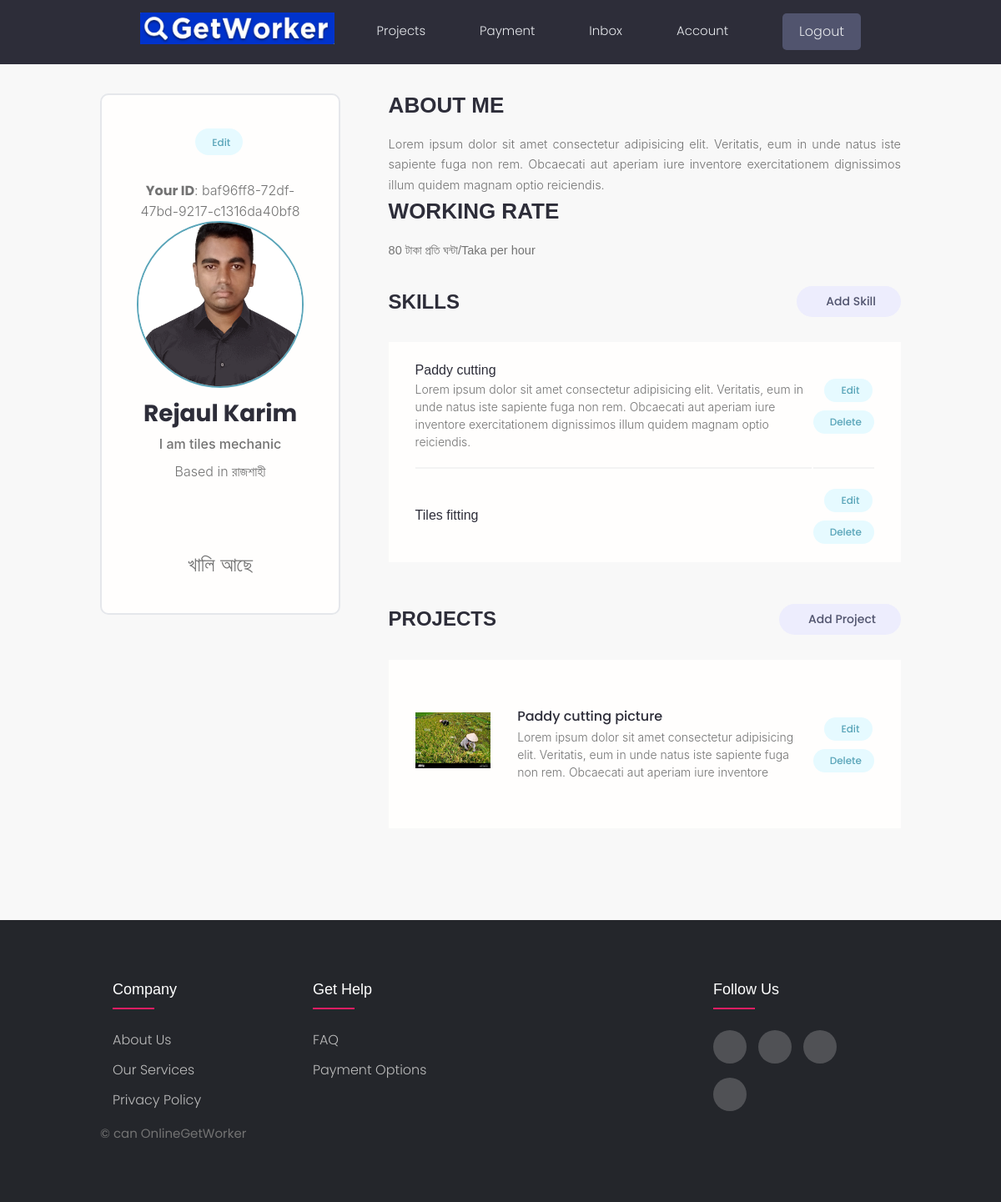
The page /account/ (signed in) on the database its author committed.
### users/models.py (models this page shows, shortened)
class Profile(models.Model):
    Division=(
        ('ঢাকা','ঢাকা'),
        ('রাজশাহী','রাজশাহী'),
        ('যশোর','যশোর')
    )
    District=(
        ('মানিকগঞ্জ','মানিকগঞ্জ'),
        ('টাঙ্গাইল','টাঙ্গাইল'),
        ('ফরিদপুর','ফরিদপুর'),
        ('গাজিপুর','গাজিপুর'),
        ('রাজবারি','রাজবারি'),
        ('পাবনা','পাবনা'),
        ('নাটোর','নাটোর'),
        ('চাপাইনবাবগঞ্জ','চাপাইনবাবগঞ্জ'),
        ('বগুরা','বগুরা')
    )
    Thana=(
        ('মানিকগঞ্জ সদর','মানিকগঞ্জ সদর'),
        ('হরিরামপুর','হরিরামপুর'),
        ('শিবালয়','শিবালয়'),
        ('ঘিয়র','ঘিয়র'),
        ('সিংগাইর','সিংগাইর'),
        ('পাবনা সদর উপজেলা','পাবনা সদর উপজেলা'),
        ('বগুরা','বগুরা')
    )
    Busy=(
        ('কর্মরত আছে','কর্মরত আছে'),
        ('খালি আছে','খালি আছে')
        )
    user=models.OneToOneField(User,on_delete=models.CASCADE, null=True, blank=True)
    name=models.CharField(max_length=200, blank=True,null=True)
    short_intro=models.CharField(max_length=200,blank=True,null=True)
    location=models.CharField(max_length=200,blank=True,null=True)
    email=models.EmailField(max_length=500, blank=True, null=True)
    username=models.CharField(max_length=200, blank=True,null=True)
    mobile=models.CharField(max_length=200, blank=True,null=True)
    bio=models.TextField(blank=True,null=True)
    profile_image=models.ImageField(null=True,blank=True,upload_to='profiles/', default='profiles/user-default.png')
    social_facebook=models.CharField(max_length=200, blank=True,null=True)
    youtube=models.CharField(max_length=200, blank=True,null=True)
    created=models.DateTimeField(auto_now_add=True)
    id=models.UUIDField(default=uuid.uuid4,unique=True,primary_key=True,editable=False)
    rate=models.CharField(max_length=200, blank=False,null=True)
    busy=models.CharField(max_length=50,blank=False,null=True,choices=Busy)
    division=models.CharField(max_length=200,blank=True,choices=Division)
    district=models.CharField(max_length=200,blank=True,choices=District)
    thana=models.CharField(max_length=200,blank=True,choices=Thana)

class Skill(models.Model):
    owner=models.ForeignKey(Profile, on_delete=models.CASCADE, null=True,blank=True)
    name=models.CharField(max_length=200, blank=True,null=True)
    description=models.TextField(null=True,blank=True)
    created=models.DateTimeField(auto_now_add=True)
    id=models.UUIDField(default=uuid.uuid4,unique=True,primary_key=True,editable=False)

### worker/models.py (models this page shows, shortened)
class Project(models.Model):
    owner=models.ForeignKey(Profile,null=True, blank=True,on_delete=models.SET_NULL)
    title=models.CharField(max_length=200)
    description=models.TextField(null=True, blank=True)
    featured_image=models.ImageField(null=True, blank=True,default='logo.jpg')
    tags=models.ManyToManyField('Tag',blank=True)
    vote_tatal=models.IntegerField(default=0,null=True,blank=True)
    vote_ratio=models.IntegerField(default=0,null=True,blank=True)
    created=models.DateTimeField(auto_now_add=True)
    id=models.UUIDField(default=uuid.uuid4,unique=True,primary_key=True,editable=False)
    class Meta:
        ordering =['-vote_ratio', '-vote_tatal','title']

### users/views.py (the view)
# urls.py: path('account/',views.userAccount, name ='account'),
@login_required(login_url = 'login')
def userAccount(request):
    profile=request.user.profile
    skills = profile.skill_set.all()
    projects = profile.project_set.all()
    context={'profile':profile,'skills':skills,'projects':projects}
    return render(request,'users/account.html',context)

### users/templates/users/account.html (shortened to what this page needs)
{% extends 'main.html' %}
{% block content %}
  <main class="settingsPage profile my-md">
    <div class="container">
      <div class="layout">
        <div class="column column--1of3">
          <div class="card text-center">
            <div class="card__body dev">
              <a class="tag tag--pill tag--main settings__btn" href="{%url 'edit-account'%}"> Edit</a>
              <p><b>Your ID</b>: {{profile.id}}</p>
              <img class="avatar avatar--xl dev__avatar" src="{{profile.profile_image.url}}" />
              <h2 class="dev__name">{{profile.name}}</h2>
              <p class="dev__title">{{profile.short_intro}}</p>
              <p class="dev__location">Based in {{profile.location}}</p>
              <ul class="dev__social">
              </ul>
              <h4>{{profile.busy}}</h4>
            </div>
          </div>
        </div>
        <div class="column column--2of3">
          <div class="devInfo">
            <h3 class="devInfo__title">About Me</h3>
            <p class="devInfo__about">{{profile.bio}}</p>
            <h3 class="devInfo__title">Working Rate</h3>
            <h4 class="devInfo__about">{{profile.rate}} টাকা প্রতি ঘন্টা/Taka per hour</h4>
          </div>
          <div class="settings">
            <h3 class="settings__title">Skills</h3>
            <a class="tag tag--pill tag--sub settings__btn tag--lg" href="{% url 'create-skill' %}"> Add Skill</a>
          </div>
          <table class="settings__table">
            {% for skill in skills %}
            <tr>
              <td class="settings__tableInfo">
                <h4>{{skill.name}}</h4>
                <p>
                  {{skill.description}}
                </p>
              </td>
              <td class="settings__tableActions">
                <a class="tag tag--pill tag--main settings__btn" href="{% url 'update-skill' skill.id %}"> Edit</a>
                <a class="tag tag--pill tag--main settings__btn"
                href="{% url 'delete-skill' skill.id %}?next=/account/">
                  Delete</a>
              </td>
            </tr>
            {% endfor %}
          </table>
          <div class="settings">
            <h3 class="settings__title">Projects</h3>
            <a class="tag tag--pill tag--sub settings__btn tag--lg" href="{% url 'create-project' %}"> Add Project</a>
          </div>
          <table class="settings__table">
            <tr>
              {% for project in projects %}
              <td class="settings__thumbnail">
                <a href="{% url 'project' project.id %}"><img src="{{project.featured_image.url}}" alt="Project Thumbnail" /></a>
              </td>
              <td class="settings__tableInfo">
                <a href="{% url 'project' project.id %}">{{project.title}}</a>
                <p>{{project.description|slice:"150"}}</p>
              </td>
              <td class="settings__tableActions">
                <a class="tag tag--pill tag--main settings__btn" href="{% url 'update-project' project.id %}"> Edit</a>
                <a class="tag tag--pill tag--main settings__btn" href="{% url 'delete-project' project.id %}?next=/account/">
                  Delete</a>
              </td>
            </tr>
            {% endfor %}
          </table>
        </div>
      </div>
    </div>
  </main>
{% endblock %}

### static/styles/app.css (style rules this page uses)
:root { --color-sub: #2d2d39; }
.card { border: 2px solid var(--color-light); }
img { width: 100%; }
.profile .card > .dev { padding: 4rem; }
.dev__avatar { display: block; margin: auto; }
.dev__name { color: var(--color-sub); font-size: 2.8rem; font-weight: 700; margin-top: 1rem; margin-bottom: 0.5rem; }
.dev__title { font-size: 1.6rem; font-weight: 500; line-height: 1.3; }
.dev__location { margin-top: 1rem; }
.dev__social { margin: 3rem 0; list-style: none; display: flex; justify-content: center; gap: 1.5rem; }
.devInfo { margin-bottom: 3rem; }
.devInfo__title, .devInfo__subtitle { font-size: 2.6rem; color: var(--color-sub); text-transform: uppercase; font-weight: 700; margin-bottom: 1.5rem; }
.devInfo__about, .devSkill__info { font-size: 1.45rem; line-height: 1.7; text-align: justify; }
.settingsPage .dev > .settings__btn { display: inline-block; margin-bottom: 3rem; }
.settings { display: flex; justify-content: space-between; align-items: center; }
.settings__title { font-size: 2.4rem; text-transform: uppercase; font-weight: 700; color: var(--color-sub); }
.settings__table { margin-top: 3rem; margin-bottom: 5rem; padding: 0 3rem; background: var(--color-white); }
.settings__table tr { width: 100%; }
.settings__table tr > td { padding: 2rem 0; }
.settings__table tr:not(:last-child) td { border-bottom: 2px solid var(--color-white-light); }
.settings__thumbnail { width: 23%; min-width: 10rem; }
.settings__thumbnail img { padding-right: 3rem; height: 15rem; object-fit: contain; }
.settings__tableInfo { width: 100%; }
.settings__tableInfo h4, .settings__tableInfo a { padding-right: 1rem; width: auto; font-size: 1.6rem; font-weight: 500; color: var(--color-sub); }
.settings__tableInfo p { font-size: 1.4rem; }
.settings__tableActions { text-align: right; }

### static/styles/faq.css (style rules this page uses)
body { font-family: 'Work Sans', sans-serif; }

### static/styles/footer.css (style rules this page uses)
body { line-height: 1.5; font-family: 'Poppins', sans-serif; }
* { margin:0; padding:0; box-sizing: border-box; }
.container { max-width: 1170px; margin:auto; }
ul { list-style: none; }

### static/styles/payment.css (style rules this page uses)
body { background-color: #F8F8F8; }
h3, h5 { font-family: 'Fjalla One', sans-serif; font-weight: 100; }
h3 { font-size: 36px; }
p, label { font-family: 'Inter', sans-serif; }
h4 { font-family: 'Fjalla One', sans-serif; font-weight: 100; font-size: 24px; }

### static/uikit/styles/modules/_variables.css (style rules this page uses)
:root { --color-main: #5aa5b9; --color-main-light: #e6faff; --color-sub: #3f4156; --color-sub-light: #51546e; --color-sub-lighter: #ededfd; --color-text: #737373; --color-gray: #8b8b8b; --color-light: #e5e7eb; --color-light-gray: #767676; --color-bg: #f8fafd; --color-white: #fffefd; --color-white-light: #f3f3f3; --color-success: #359e64; --color-success-bg: #def8e8; --color-error: #fc4b0b; --color-error-bg: #fff2ee; --font-base: 'Poppins', arial, helvetica, 'Segoe UI', roboto, ubuntu, sans-serif; --font-monospace: 'Fira Code', 'Courier New', courier, monospace; --font-regular: 300; --font-medium: 500; --font-bold: 700; --generic-shadow: 1px 1px 5px #00000010; --generic-transition: all 0.3s ease-in-out; }

### static/uikit/styles/modules/_base.css (style rules this page uses)
* { margin: 0; padding: 0; box-sizing: border-box; text-rendering: optimizeLegibility; color: inherit; font-size: inherit; }
html { font-size: 50%; }
@media only screen and (min-width: 480px) { html { font-size: 56.25%; } }
@media only screen and (min-width: 1200px) { html { font-size: 62.5%; } }
body { line-height: 1.6; font-weight: 400; font-size: 1.5rem; color: var(--color-text); background-color: var(--color-bg); min-height: 100vh; }

### static/uikit/styles/modules/_typography.css (style rules this page uses)
* { font-family: var(--font-base); }
h2 { font-size: 3.6rem; font-weight: var(--font-bold); }
h3 { font-size: 3.2rem; font-weight: var(--font-medium); }
h4 { font-size: 2.8rem; font-weight: var(--font-medium); }
p, span, strong { font-size: 1.6rem; color: var(--color-text); font-weight: var(--font-regular); }
a { padding-bottom: 2px; text-decoration: none; display: inline-block; color: var(--color-main); font-weight: var(--font-medium); }

### static/uikit/styles/modules/_utilities.css (style rules this page uses)
.container { width: 92%; max-width: 165rem; margin: 0 auto; box-sizing: border-box; }
@media screen and (min-width: 1000px) { .container { width: 90%; } }
@media screen and (min-width: 1200px) { .container { width: 80%; } }
.text-center { text-align: center; }
.my-md { margin: 3rem auto; }

### static/uikit/styles/modules/_avatar.css (style rules this page uses)
.avatar { border-radius: 50%; border: 2px solid var(--color-main); object-fit: cover; }
.avatar--xl { height: 20rem; width: 20rem; }

### rows shown on the page
Profile: id "baf96ff8-72df-47bd-9217-c1316da40bf8", profile_image (picture), name "Rejaul Karim", short_intro "I am tiles mechanic", location "রাজশাহী", busy "খালি আছে", bio "Lorem ipsum dolor sit amet consectetur adipisicing elit. Veritatis, eum in unde natus iste sapiente fuga non rem. Obcaecati aut aperiam iure inventore exercitationem dignissimos illum quidem magnam optio reiciendis.", rate "80"
Skill: name "Paddy cutting", description "Lorem ipsum dolor sit amet consectetur adipisicing elit. Veritatis, eum in unde natus iste sapiente fuga non rem. Obcaecati aut aperiam iure inventore exercitationem dignissimos illum quidem magnam optio reiciendis."
Skill: name "Tiles fitting"
Project: featured_image (picture), title "Paddy cutting picture", description "Lorem ipsum dolor sit amet consectetur adipisicing elit. Veritatis, eum in unde natus iste sapiente fuga non rem. Obcaecati aut aperiam iure inventore"
